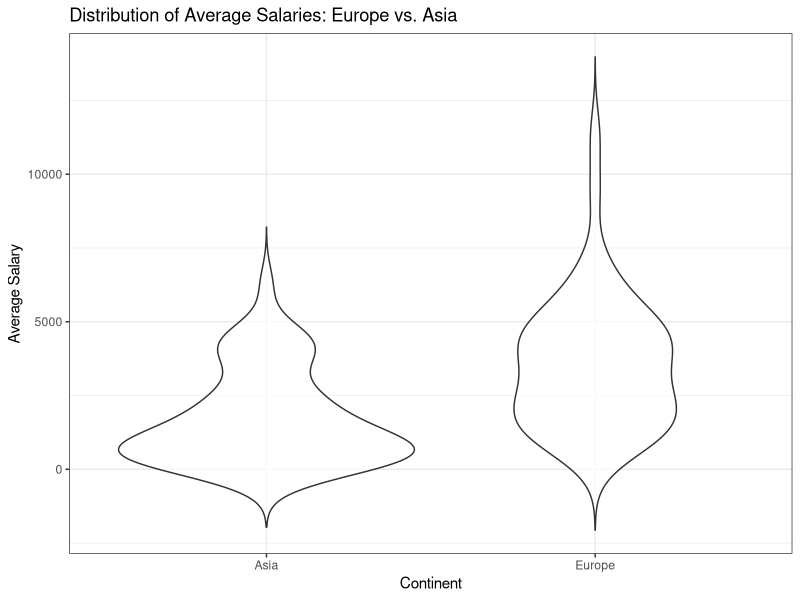

Write R code to recreate this figure.
# Load the ggplot2 library
library(ggplot2)

# Read the data
salary_data <- read.csv("Datasets/salary_data.csv")

# Create the violin plot
ggplot(salary_data[salary_data$continent_name %in% c("Europe", "Asia"), ], 
       aes(x = continent_name, y = average_salary)) +
  geom_violin(trim = FALSE, alpha = 0.7) +  # Adjust transparency
  labs(title = "Distribution of Average Salaries: Europe vs. Asia",
       x = "Continent",
       y = "Average Salary") +
  theme_bw()
